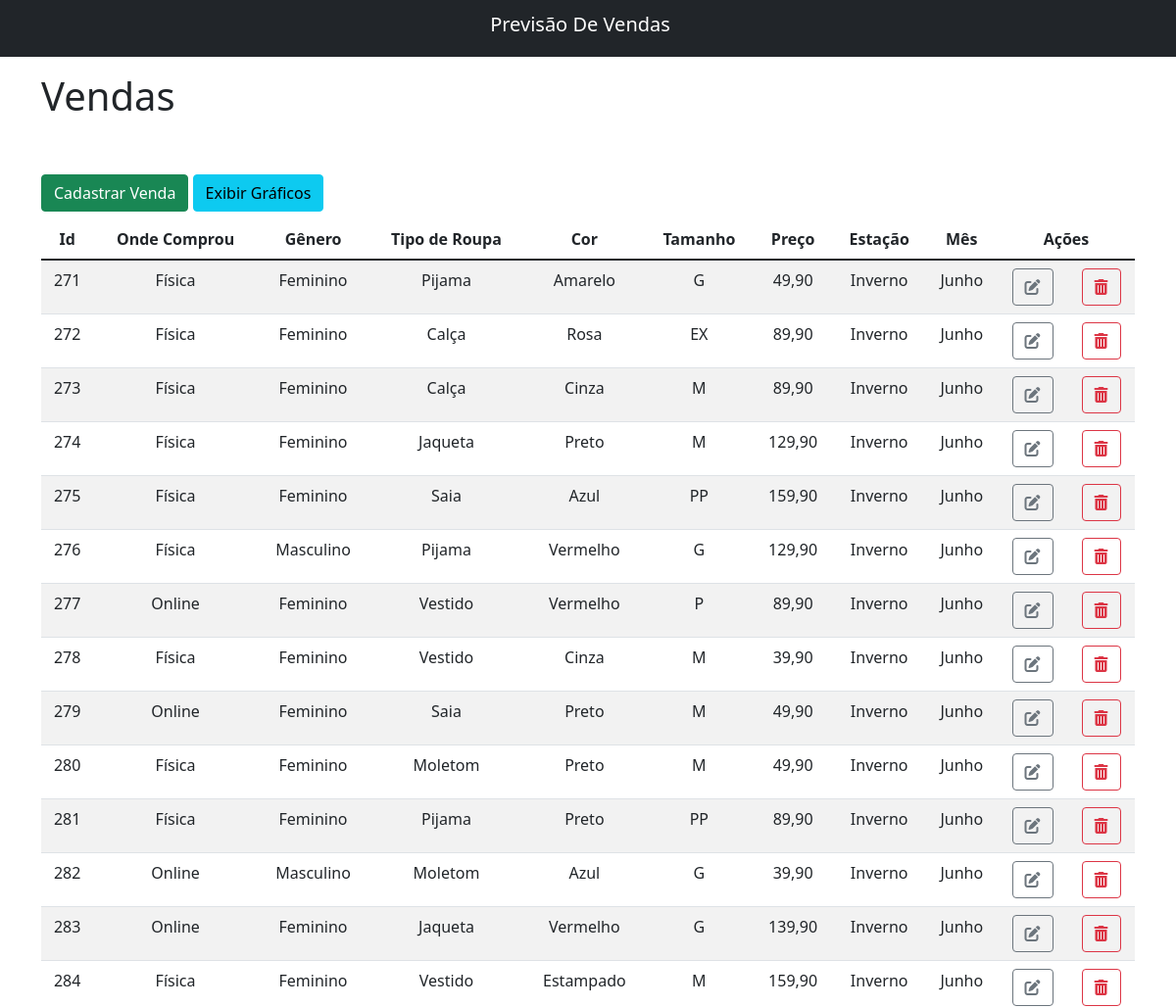
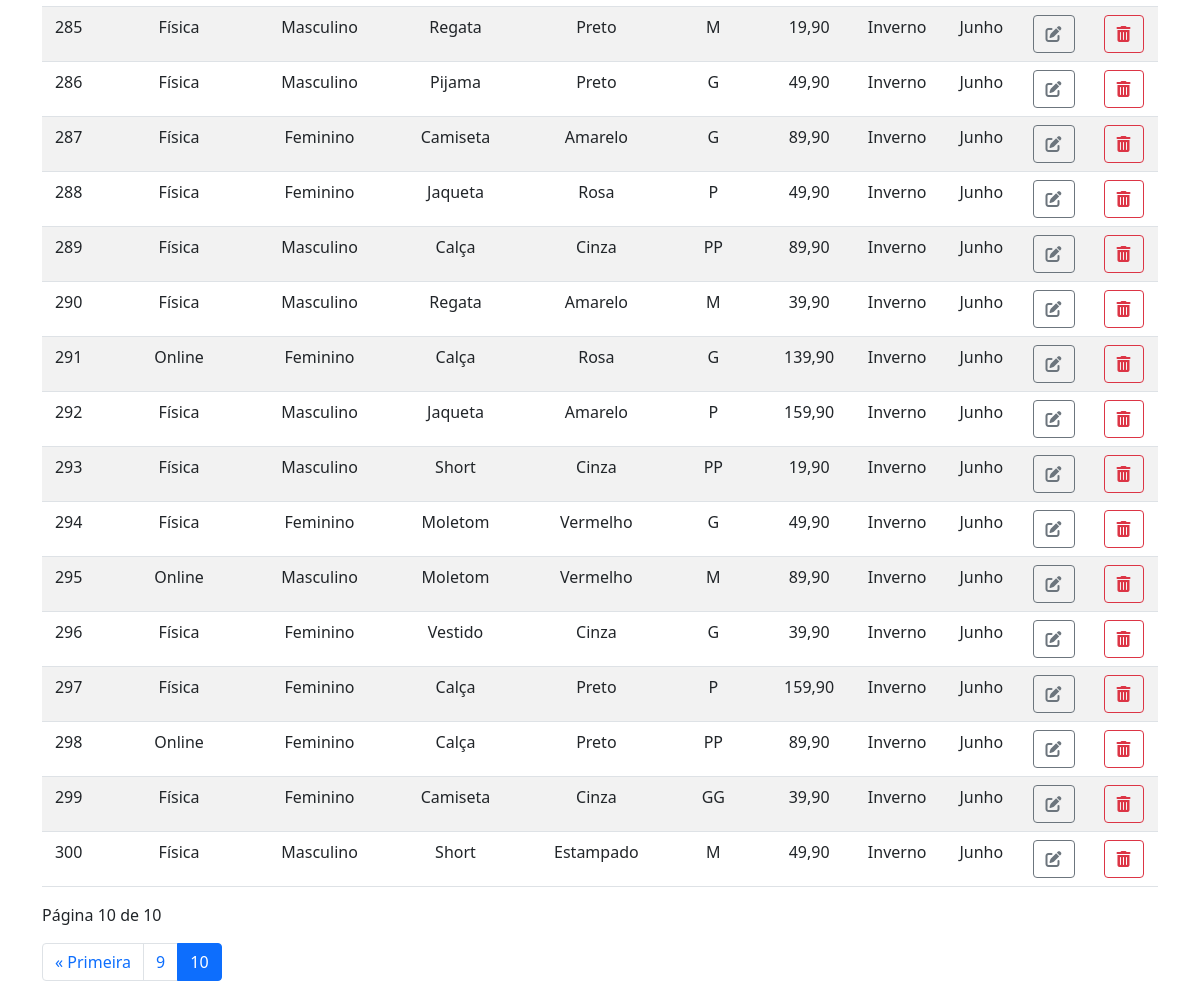
The page /?page=10 on the database its author committed (2 pictures, top to bottom).
### vendas/models.py (models this page shows)
class Venda(models.Model):
    onde_comprou = models.CharField(verbose_name='Onde Comprou', max_length=20)
    genero = models.CharField(verbose_name='Gênero', max_length=20)
    tipo_roupa = models.CharField(verbose_name='Tipo de Roupa', max_length=40)
    cor = models.CharField(verbose_name='Cor', max_length=40)
    tamanho = models.CharField(verbose_name='Tamanho', max_length=10)
    preco = models.FloatField(verbose_name='Preço')
    estacao = models.CharField(verbose_name='Estação', max_length=10)
    mes = models.CharField(verbose_name='Mês', max_length=15)

### vendas/views.py (the view)
# urls.py: path('', views.index, name='vendas_index'),
def index(request):
    vendas = Venda.objects.values()
    paginator = Paginator(vendas, 30)
    page_number = request.GET.get('page')
    page_obj = paginator.get_page(page_number)
    return render(
        request,
        'vendas/index.html',
        {'vendas': page_obj}
    )

### vendas/templates/vendas/index.html (shortened to what this page needs)
{% extends 'base.html' %}
{% load static %}
{% block 'content' %}
    <div class="container">
        <h1>Vendas</h1>
        <a href="{% url 'vendas:vendas_create' %}" class="btn btn-success mt-5 mb-2">Cadastrar Venda</a>
        <a href="{% url 'vendas:vendas_charts' %}" class="btn btn-info mt-5 mb-2">Exibir Gráficos</a>
        <table class="table table-striped table-hover text-center">
            <thead>
                <tr>
                    <th>Id</th>
                    <th>Onde Comprou</th>
                    <th>Gênero</th>
                    <th>Tipo de Roupa</th>
                    <th>Cor</th>
                    <th>Tamanho</th>
                    <th>Preço</th>
                    <th>Estação</th>
                    <th>Mês</th>
                    <th colspan="2">Ações</th>
                </tr>
            </thead>
            <tbody>
                {% for venda in vendas %}
                    <tr>
                        <td>{{ venda.id }}</td>
                        <td>{{ venda.onde_comprou }}</td>
                        <td>{{ venda.genero }}</td>
                        <td>{{ venda.tipo_roupa }}</td>
                        <td>{{ venda.cor }}</td>
                        <td>{{ venda.tamanho }}</td>
                        <td>{{ venda.preco|floatformat:2 }}</td>
                        <td>{{ venda.estacao }}</td>
                        <td>{{ venda.mes }}</td>
                        <td><a class='btn btn-outline-secondary' href='{% url "vendas:vendas_edit" venda.id %}'><i class='fa-solid fa-pen-to-square'></i></a></td>
                        <td><a class='btn btn-outline-danger' href='{% url "vendas:vendas_delete" venda.id %}'><i class='fa-solid fa-trash-can'></i></a></td>
                    </tr>
                {% empty %}
                    <tr>
                        <td colspan="9">Sem Registros</td>
                    </tr>
                {% endfor %}
            </tbody>
        </table>
        <nav aria-label="Page navigation example">
            <p>Página {{ vendas.number }} de {{ vendas.paginator.num_pages }}</p>
            <ul class="pagination">
                {% if vendas.has_previous %}
                    <li class="page-item"><a class="page-link" href="?page=1">&laquo; Primeira</a></li>
                    <li class="page-item"><a class="page-link" href="?page={{ vendas.previous_page_number }}">{{ vendas.previous_page_number }}</a></li>
                {% endif %}
                <li class="page-item active"><a class="page-link" href="#">{{ vendas.number }}</a></li>
            </ul>
        </nav>
    </div>
{% endblock 'content' %}

### rows shown on the page
Venda: id "271", onde_comprou "Física", genero "Feminino", tipo_roupa "Pijama", cor "Amarelo", tamanho "G", preco "49,90", estacao "Inverno", mes "Junho"
Venda: id "272", onde_comprou "Física", genero "Feminino", tipo_roupa "Calça", cor "Rosa", tamanho "EX", preco "89,90", estacao "Inverno", mes "Junho"
Venda: id "273", onde_comprou "Física", genero "Feminino", tipo_roupa "Calça", cor "Cinza", tamanho "M", preco "89,90", estacao "Inverno", mes "Junho"
Venda: id "274", onde_comprou "Física", genero "Feminino", tipo_roupa "Jaqueta", cor "Preto", tamanho "M", preco "129,90", estacao "Inverno", mes "Junho"
Venda: id "275", onde_comprou "Física", genero "Feminino", tipo_roupa "Saia", cor "Azul", tamanho "PP", preco "159,90", estacao "Inverno", mes "Junho"
Venda: id "276", onde_comprou "Física", genero "Masculino", tipo_roupa "Pijama", cor "Vermelho", tamanho "G", preco "129,90", estacao "Inverno", mes "Junho"
Venda: id "277", onde_comprou "Online", genero "Feminino", tipo_roupa "Vestido", cor "Vermelho", tamanho "P", preco "89,90", estacao "Inverno", mes "Junho"
Venda: id "278", onde_comprou "Física", genero "Feminino", tipo_roupa "Vestido", cor "Cinza", tamanho "M", preco "39,90", estacao "Inverno", mes "Junho"
Venda: id "279", onde_comprou "Online", genero "Feminino", tipo_roupa "Saia", cor "Preto", tamanho "M", preco "49,90", estacao "Inverno", mes "Junho"
Venda: id "280", onde_comprou "Física", genero "Feminino", tipo_roupa "Moletom", cor "Preto", tamanho "M", preco "49,90", estacao "Inverno", mes "Junho"
Venda: id "281", onde_comprou "Física", genero "Feminino", tipo_roupa "Pijama", cor "Preto", tamanho "PP", preco "89,90", estacao "Inverno", mes "Junho"
Venda: id "282", onde_comprou "Online", genero "Masculino", tipo_roupa "Moletom", cor "Azul", tamanho "G", preco "39,90", estacao "Inverno", mes "Junho"
Venda: id "283", onde_comprou "Online", genero "Feminino", tipo_roupa "Jaqueta", cor "Vermelho", tamanho "G", preco "139,90", estacao "Inverno", mes "Junho"
Venda: id "284", onde_comprou "Física", genero "Feminino", tipo_roupa "Vestido", cor "Estampado", tamanho "M", preco "159,90", estacao "Inverno", mes "Junho"
Venda: id "285", onde_comprou "Física", genero "Masculino", tipo_roupa "Regata", cor "Preto", tamanho "M", preco "19,90", estacao "Inverno", mes "Junho"
Venda: id "286", onde_comprou "Física", genero "Masculino", tipo_roupa "Pijama", cor "Preto", tamanho "G", preco "49,90", estacao "Inverno", mes "Junho"
Venda: id "287", onde_comprou "Física", genero "Feminino", tipo_roupa "Camiseta", cor "Amarelo", tamanho "G", preco "89,90", estacao "Inverno", mes "Junho"
Venda: id "288", onde_comprou "Física", genero "Feminino", tipo_roupa "Jaqueta", cor "Rosa", tamanho "P", preco "49,90", estacao "Inverno", mes "Junho"
Venda: id "289", onde_comprou "Física", genero "Masculino", tipo_roupa "Calça", cor "Cinza", tamanho "PP", preco "89,90", estacao "Inverno", mes "Junho"
Venda: id "290", onde_comprou "Física", genero "Masculino", tipo_roupa "Regata", cor "Amarelo", tamanho "M", preco "39,90", estacao "Inverno", mes "Junho"
Venda: id "291", onde_comprou "Online", genero "Feminino", tipo_roupa "Calça", cor "Rosa", tamanho "G", preco "139,90", estacao "Inverno", mes "Junho"
Venda: id "292", onde_comprou "Física", genero "Masculino", tipo_roupa "Jaqueta", cor "Amarelo", tamanho "P", preco "159,90", estacao "Inverno", mes "Junho"
Venda: id "293", onde_comprou "Física", genero "Masculino", tipo_roupa "Short", cor "Cinza", tamanho "PP", preco "19,90", estacao "Inverno", mes "Junho"
Venda: id "294", onde_comprou "Física", genero "Feminino", tipo_roupa "Moletom", cor "Vermelho", tamanho "G", preco "49,90", estacao "Inverno", mes "Junho"
Venda: id "295", onde_comprou "Online", genero "Masculino", tipo_roupa "Moletom", cor "Vermelho", tamanho "M", preco "89,90", estacao "Inverno", mes "Junho"
Venda: id "296", onde_comprou "Física", genero "Feminino", tipo_roupa "Vestido", cor "Cinza", tamanho "G", preco "39,90", estacao "Inverno", mes "Junho"
Venda: id "297", onde_comprou "Física", genero "Feminino", tipo_roupa "Calça", cor "Preto", tamanho "P", preco "159,90", estacao "Inverno", mes "Junho"
Venda: id "298", onde_comprou "Online", genero "Feminino", tipo_roupa "Calça", cor "Preto", tamanho "PP", preco "89,90", estacao "Inverno", mes "Junho"
Venda: id "299", onde_comprou "Física", genero "Feminino", tipo_roupa "Camiseta", cor "Cinza", tamanho "GG", preco "39,90", estacao "Inverno", mes "Junho"
Venda: id "300", onde_comprou "Física", genero "Masculino", tipo_roupa "Short", cor "Estampado", tamanho "M", preco "49,90", estacao "Inverno", mes "Junho"

### other values the page prints
{{ vendas.number }} "10"
{{ vendas.paginator.num_pages }} "10"
{{ vendas.previous_page_number }} "9"
